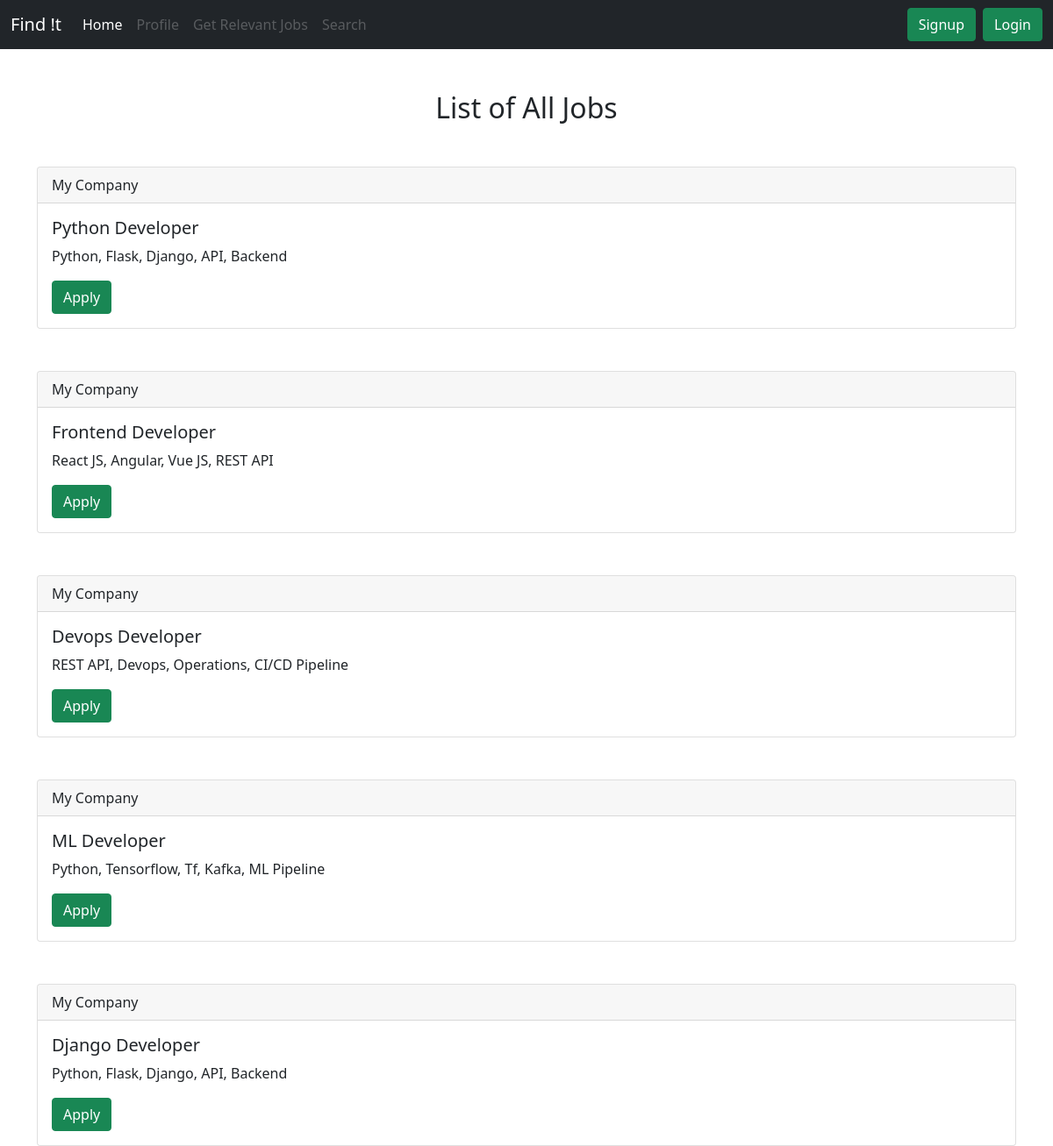
The page / on the database its author committed.
### home/models.py (models this page shows, shortened)
class Job(models.Model):
    company_name = models.CharField(max_length=100, blank=True, null=True, default="My Company")
    title = models.CharField(max_length=100, blank=True, null=True, default="Developer")
    job_description = models.CharField(max_length=500, blank=True, null=True)
    tags = models.CharField(max_length=100, blank=True, null=True)

### home/views.py (the view)
# urls.py: path('', views.index, name='index'),
def index(request):
    all_jobs = Job.objects.all()
    data = {"all_jobs": all_jobs}
    return render(request, 'index.html', context=data)

### templates/index.html (shortened to what this page needs)
{% extends 'base.html' %}
{% block homeActive %}
active
{% endblock homeActive %}
{% block body %}
<div class="container mt-5">
	<h2 class="text-center"> List of All Jobs </h2>
    {% for i in all_jobs %}
        <div class="card mt-5">
            <div class="card-header">
                {{ i.company_name }}
            </div>
            <div class="card-body">
                <h5 class="card-title"> {{ i.title }} </h5>
                <p class="card-text"> {{ i.job_description }} </p>
                <a href="#" class="btn btn-success"> Apply </a>
            </div>
        </div>
        {% endfor %}
</div>
{% endblock body %}

### rows shown on the page
Job: company_name "My Company", title "Python Developer", job_description "Python, Flask, Django, API, Backend"
Job: company_name "My Company", title "Frontend Developer", job_description "React JS, Angular, Vue JS, REST API"
Job: company_name "My Company", title "Devops Developer", job_description "REST API, Devops, Operations, CI/CD Pipeline"
Job: company_name "My Company", title "ML Developer", job_description "Python, Tensorflow, Tf, Kafka, ML Pipeline"
Job: company_name "My Company", title "Django Developer", job_description "Python, Flask, Django, API, Backend"
